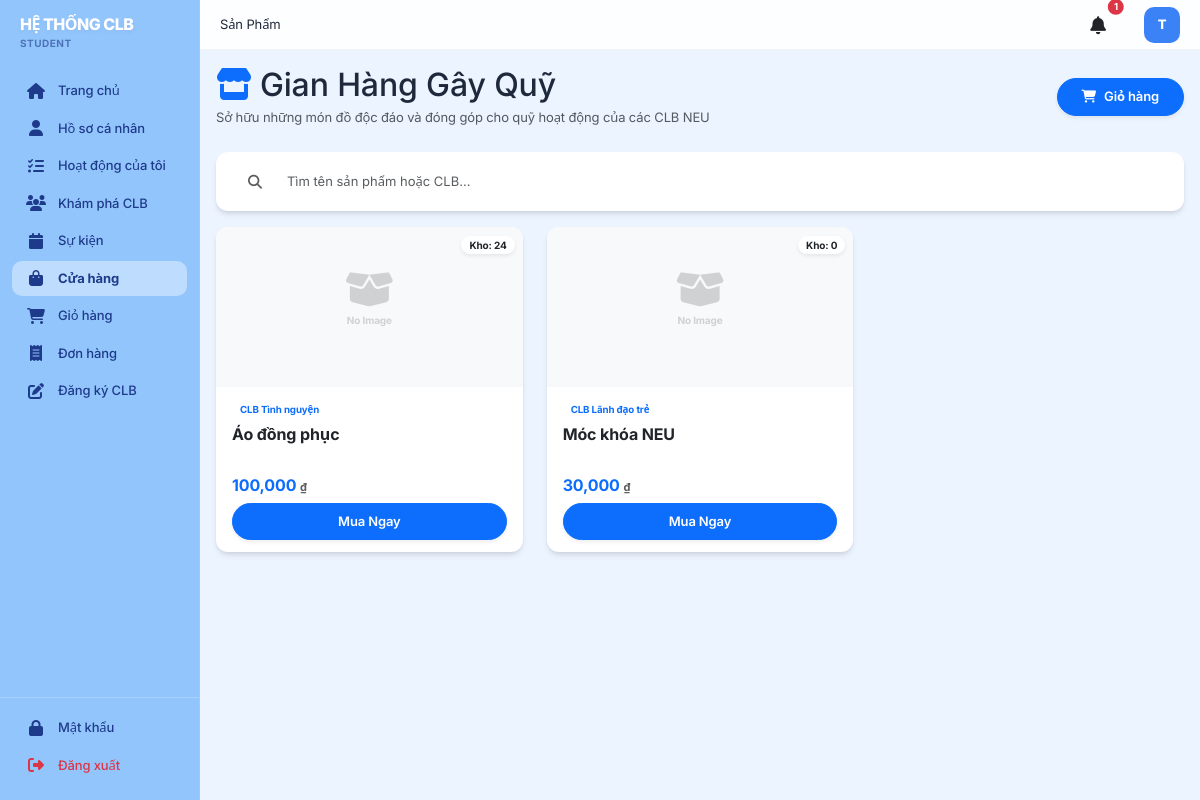
The page /products (signed in) on the database its author committed.
### models.py (models this page shows, shortened)
class User(db.Model):
    __tablename__ = 'users'
    id = db.Column(db.Integer, primary_key=True)
    username = db.Column(db.String(120), unique=True, nullable=False)
    email = db.Column(db.String(120), unique=True, nullable=False)
    password_hash = db.Column(db.String(255), nullable=False)
    user_type = db.Column(db.String(20), nullable=False)  # student, club, admin
    status = db.Column(db.String(20), default=STATUS_ACTIVE)  # active, inactive
    created_at = db.Column(db.DateTime, default=datetime.utcnow)
    updated_at = db.Column(db.DateTime, default=datetime.utcnow, onupdate=datetime.utcnow)
    student_profile = db.relationship('Student', backref='user', uselist=False, cascade='all, delete-orphan')
    club_profile = db.relationship('Club', backref='user', uselist=False, cascade='all, delete-orphan', foreign_keys='Club.user_id')
    def is_student(self):
        return self.user_type == USER_TYPE_STUDENT
    def is_club(self):
        return self.user_type == USER_TYPE_CLUB

class Product(db.Model):
    __tablename__ = 'products'
    id = db.Column(db.Integer, primary_key=True)
    club_id = db.Column(db.Integer, db.ForeignKey('clubs.id'), nullable=False)
    product_name = db.Column(db.String(200), nullable=False)
    description = db.Column(db.Text)
    price = db.Column(db.Float, nullable=False)
    quantity = db.Column(db.Integer, default=0)
    image_url = db.Column(db.String(255))
    status = db.Column(db.String(20), default=STATUS_PENDING)  # pending, approved, active, inactive
    created_at = db.Column(db.DateTime, default=datetime.utcnow)
    updated_at = db.Column(db.DateTime, default=datetime.utcnow, onupdate=datetime.utcnow)
    order_items = db.relationship('OrderItem', backref='product', cascade='all, delete-orphan')

class Club(db.Model):
    __tablename__ = 'clubs'
    id = db.Column(db.Integer, primary_key=True)
    user_id = db.Column(db.Integer, db.ForeignKey('users.id'), nullable=False)
    club_name = db.Column(db.String(200), nullable=False, unique=True)
    description = db.Column(db.Text)
    field = db.Column(db.String(100))  # Lĩnh vực hoạt động (Culture, Sports, etc.)
    logo_url = db.Column(db.String(255))
    establishment_year = db.Column(db.Integer)
    phone = db.Column(db.String(20))
    email = db.Column(db.String(120))
    president_name = db.Column(db.String(200))
    vice_president_name = db.Column(db.String(200))
    status = db.Column(db.String(20), default=STATUS_PENDING)  # pending, approved, rejected
    registered_by_user_id = db.Column(db.Integer, db.ForeignKey('users.id'), nullable=True)  # sinh vien dang ky
    created_at = db.Column(db.DateTime, default=datetime.utcnow)
    updated_at = db.Column(db.DateTime, default=datetime.utcnow, onupdate=datetime.utcnow)
    intended_username = db.Column(db.String(80)) # Ten dang nhap do SV yeu cau
    members = db.relationship('ClubMember', backref='club', cascade='all, delete-orphan')
    applications = db.relationship('ClubApplication', backref='club', cascade='all, delete-orphan')
    events = db.relationship('Event', backref='club', cascade='all, delete-orphan')
    products = db.relationship('Product', backref='club', cascade='all, delete-orphan')
    orders = db.relationship('Order', backref='club', cascade='all, delete-orphan')
    posts = db.relationship('ClubPost', backref='club', cascade='all, delete-orphan')

### app.py (the view)
@app.route('/products')
def products_list():
    products = Product.query.filter_by(status=STATUS_APPROVED).all()
    return render_template('products.html', products=products)

### templates/products.html (shortened to what this page needs)
{% extends "base.html" %}
{% block page_title %}Sản Phẩm{% endblock %}
{% block content %}
<div class="d-flex justify-content-between align-items-center mb-4 flex-wrap gap-3">
    <div>
        <h2 class="page-title mb-1"><i class="fas fa-store me-2 text-primary"></i>Gian Hàng Gây Quỹ</h2>
        <p class="text-muted mb-0">Sở hữu những món đồ độc đáo và đóng góp cho quỹ hoạt động của các CLB NEU</p>
    </div>
    {% if current_user.is_authenticated and current_user.is_student() %}
    <a href="{{ url_for('cart') }}" class="btn btn-primary rounded-pill px-4 py-2 shadow-sm hvr-grow d-flex align-items-center gap-2">
        <i class="fas fa-shopping-cart"></i>
        <span>Giỏ hàng</span>
    </a>
    {% endif %}
</div>
<div class="card border-0 mb-3 shadow-sm overflow-hidden" style="border-radius: 12px !important;">
    <div class="card-body p-2">
        <div class="row g-3">
            <div class="col-12">
                <div class="input-group border-0 shadow-none">
                    <span class="input-group-text bg-transparent border-0 px-3"><i class="fas fa-search text-muted small"></i></span>
                    <input type="text" class="form-control border-0 bg-transparent py-2" placeholder="Tìm tên sản phẩm hoặc CLB..." id="searchInput">
                </div>
            </div>
        </div>
    </div>
</div>
{% if products %}
<div class="row g-4" id="productGrid">
    {% for product in products %}
    <div class="col-md-6 col-xl-4 product-item">
        <div class="card h-100 border-0 overflow-hidden shadow-sm shadow-hover">
            <div class="position-relative bg-light d-flex align-items-center justify-content-center overflow-hidden" style="height: 160px;">
                {% if product.image_url %}
                <img src="{{ product.image_url }}" alt="{{ product.product_name }}" class="img-fluid h-100 w-100 object-fit-cover transition-transform">
                {% else %}
                <div class="text-center text-muted opacity-25">
                    <i class="fas fa-box-open fa-3x mb-1"></i>
                    <p class="fw-bold" style="font-size: 10px;">No Image</p>
                </div>
                {% endif %}
                <div class="position-absolute top-0 end-0 p-2">
                    <span class="badge bg-white shadow-sm text-dark rounded-pill px-2 py-1 fw-bold" style="font-size: 10px;">
                        Kho: {{ product.quantity }}
                    </span>
                </div>
            </div>
            <div class="card-body p-3 d-flex flex-column">
                <div class="mb-1">
                    <a href="{{ url_for('club_detail', club_id=product.club.id) }}" class="badge bg-primary-light text-primary py-0 px-2 rounded-2 text-decoration-none">
                        {{ product.club.club_name }}
                    </a>
                </div>
                <h6 class="fw-bold mb-2 text-truncate-2" style="height: 2.8rem; line-height: 1.4;">
                    <a href="{{ url_for('product_detail', product_id=product.id) }}" class="text-dark text-decoration-none hover-primary">{{ product.product_name }}</a>
                </h6>
                <div class="mt-auto">
                    <div class="d-flex justify-content-between align-items-center mb-2">
                        <h5 class="text-primary fw-bold mb-0" style="font-size: 16px;">{{ "{:,.0f}".format(product.price) }} <small class="text-muted" style="font-size: 11px;">₫</small></h5>
                    </div>
                    <div class="d-grid gap-2">
                        <a href="{{ url_for('product_detail', product_id=product.id) }}" class="btn btn-primary py-2 rounded-pill shadow-sm small hvr-grow">
                            Mua Ngay
                        </a>
                    </div>
                </div>
            </div>
        </div>
    </div>
    {% endfor %}
</div>
{% endif %}
<link rel="stylesheet" href="{{ url_for('static', filename='css/products.css') }}">
{% endblock %}

### templates/base.html (shortened to what this page needs)
<!DOCTYPE html>
<html lang="vi">
<head>
    <link href="https://cdn.jsdelivr.net/npm/bootstrap@5.3.0/dist/css/bootstrap.min.css" rel="stylesheet">
    <link rel="stylesheet" href="https://cdnjs.cloudflare.com/ajax/libs/font-awesome/6.4.0/css/all.min.css">
<link rel="stylesheet" href="{{ url_for('static', filename='css/style.css') }}">
</head>
<body>
    <div class="layout">
        {% if not hide_sidebar %}
        <div class="sidebar">
            <div class="logo">
                <h5>HỆ THỐNG CLB</h5>
                <p>{% if current_user.is_authenticated %}{{ current_user.user_type }}{% else %}Sinh viên{% endif %}</p>
            </div>
            <nav class="sidebar-nav">
                {% if current_user.is_authenticated %}
                    {% if current_user.is_student() %}
                        <div class="nav-item">
                            <a href="{{ url_for('student_dashboard') }}" class="nav-link {% if request.endpoint == 'student_dashboard' %}active{% endif %}">
                                <i class="fas fa-home"></i> Trang chủ
                            </a>
                        </div>
                        <div class="nav-item">
                            <a href="{{ url_for('student_profile') }}" class="nav-link {% if request.endpoint and 'profile' in request.endpoint %}active{% endif %}">
                                <i class="fas fa-user"></i> Hồ sơ cá nhân
                            </a>
                        </div>
                        <div class="nav-item">
                            <a href="{{ url_for('student_activities') }}" class="nav-link {% if request.endpoint == 'student_activities' %}active{% endif %}">
                                <i class="fas fa-tasks"></i> Hoạt động của tôi
                            </a>
                        </div>
                        <div class="nav-item">
                            <a href="{{ url_for('student_clubs') }}" class="nav-link {% if request.endpoint == 'student_clubs' %}active{% endif %}">
                                <i class="fas fa-users"></i> Khám phá CLB
                            </a>
                        </div>
                        <div class="nav-item">
                            <a href="{{ url_for('student_events') }}" class="nav-link {% if request.endpoint == 'student_events' %}active{% endif %}">
                                <i class="fas fa-calendar"></i> Sự kiện
                            </a>
                        </div>
                        <div class="nav-item">
                            <a href="{{ url_for('products_list') }}" class="nav-link {% if 'product' in request.endpoint|string %}active{% endif %}">
                                <i class="fas fa-shopping-bag"></i> Cửa hàng
                            </a>
                        </div>
                        <div class="nav-item">
                            <a href="{{ url_for('cart') }}" class="nav-link {% if request.endpoint == 'cart' %}active{% endif %}">
                                <i class="fas fa-shopping-cart"></i> Giỏ hàng
                            </a>
                        </div>
                        <div class="nav-item">
                            <a href="{{ url_for('orders_list') }}" class="nav-link {% if request.endpoint == 'orders_list' %}active{% endif %}">
                                <i class="fas fa-receipt"></i> Đơn hàng
                            </a>
                        </div>
                        <div class="nav-item">
                            <a href="{{ url_for('student_club_register') }}" class="nav-link {% if request.endpoint == 'student_club_register' %}active{% endif %}">
                                <i class="fas fa-edit"></i> Đăng ký CLB
                            </a>
                        </div>
                    {% endif %}
                {% endif %}
            </nav>
            {% if current_user.is_authenticated %}
            <div class="sidebar-footer">
                <div class="nav-item">
                    <a href="{{ url_for('change_credentials') }}" class="nav-link {% if request.endpoint == 'change_credentials' %}active{% endif %}">
                        <i class="fas fa-lock"></i> Mật khẩu
                    </a>
                </div>
                <div class="nav-item">
                    <a href="{{ url_for('logout') }}" class="nav-link text-danger">
                        <i class="fas fa-sign-out-alt"></i> Đăng xuất
                    </a>
                </div>
            </div>
            {% endif %}
        </div>
        {% endif %}
        <div class="main-container {% if hide_sidebar %}no-sidebar{% endif %}">
            {% if not hide_sidebar %}
            <div class="top-header">
                <div class="header-left">
                    {% block page_title %}{% endblock %}
                </div>
                <div class="header-right">
                    <a href="{{ url_for('notifications_list') }}" class="notification-icon position-relative text-dark text-decoration-none me-3">
                        <i class="fas fa-bell"></i>
                        {% if unread_count > 0 %}
                        <span class="position-absolute top-0 start-100 translate-middle badge rounded-pill bg-danger" style="font-size: 0.6rem; padding: 0.35em 0.65em; border: 2px solid #fff;">
                            {{ unread_count if unread_count < 100 else '99+' }}
                        </span>
                        {% endif %}
                    </a>
                    {% if current_user.is_authenticated %}
                        {% set avatar = None %}
                        {% if current_user.is_student() and current_user.student_profile and current_user.student_profile.avatar_url %}
                            {% set avatar = current_user.student_profile.avatar_url %}
                        {% elif current_user.is_club() and current_user.club_profile and current_user.club_profile.logo_url %}
                            {% set avatar = current_user.club_profile.logo_url %}
                        {% endif %}
                        {% if avatar %}
                        <div class="user-avatar border border-2 shadow-sm" title="{{ current_user.username }}">
                            <img src="{{ avatar }}" alt="Avatar" style="width: 100%; height: 100%; object-fit: cover; border-radius: 50%;">
                        </div>
                        {% else %}
                        <div class="user-avatar" title="{{ current_user.username or 'User' }}">
                            {{ (current_user.username[0].upper() if current_user.username else '?') }}
                        </div>
                        {% endif %}
                    {% endif %}
                </div>
            </div>
            {% endif %}
            <div class="content-area">
                {% block content %}{% endblock %}
            </div>
        </div>
    </div>
</body>
</html>

### rows shown on the page
User: user_type "STUDENT", username "T"
Product: image_url "No Image", quantity "24", club.club_name "CLB Tình nguyện", product_name "Áo đồng phục", price "100,000"
Product: image_url "No Image", quantity "0", club.club_name "CLB Lãnh đạo trẻ", product_name "Móc khóa NEU", price "30,000"

### other values the page prints
{{ unread_count if unread_count < 100 else '99+' }} "1"
